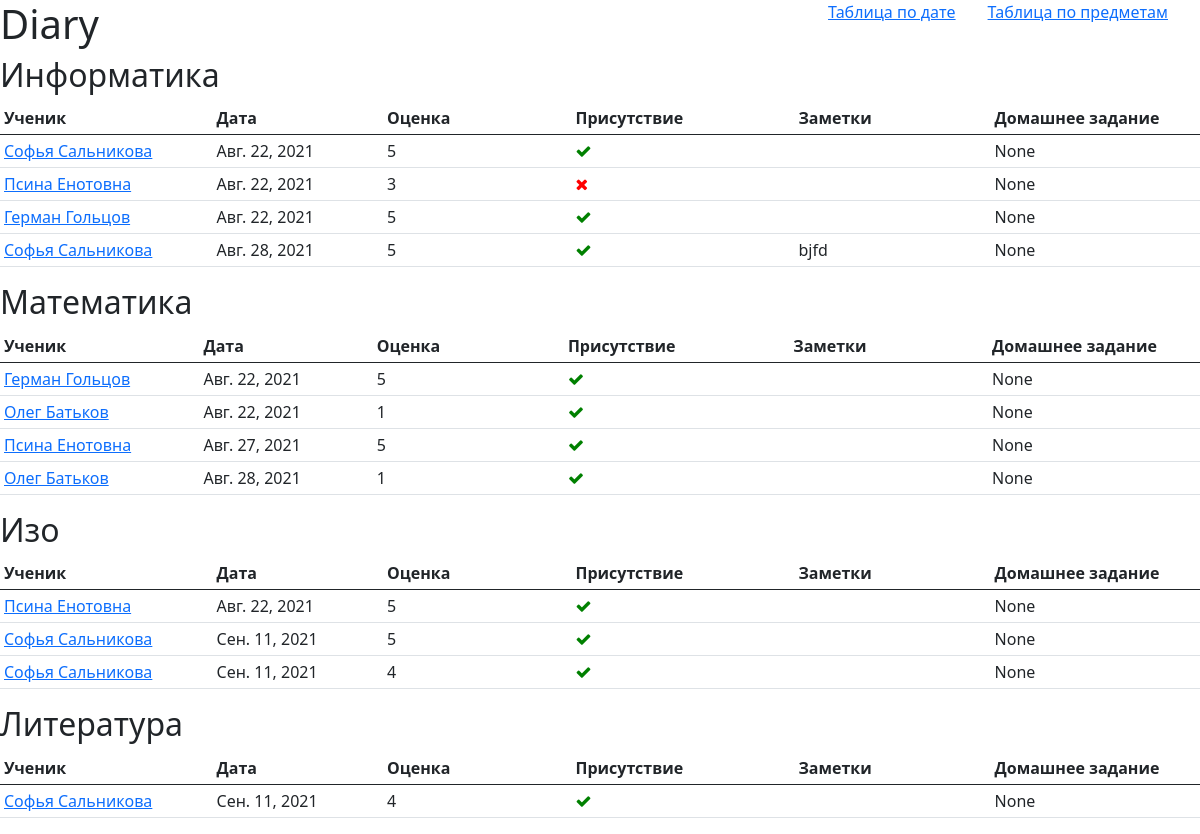
Page /group_subject_diary on the committed database.
### diary/models.py (models this page shows, shortened)
class Diary(models.Model):
    pupil = models.ForeignKey(Pupil, verbose_name='Ученик',
                              on_delete=models.CASCADE, null=True)
    subject = models.ForeignKey(Subject, verbose_name='Предмет',
                                on_delete=models.CASCADE, null=True)
    created_at = models.DateTimeField('Создано', auto_now_add=True)
    updated_at = models.DateTimeField('Обновлено', auto_now=True)
    date = models.DateField('Дата', default=now)
    score = models.IntegerField('Оценка', choices=((5, 5),
                                                        (4, 4),
                                                        (3, 3),
                                                        (2, 2),
                                                        (1, 1)))
    is_present = models.BooleanField('Присутствие', default=False)
    notes = models.TextField('Заметки', null=True, blank=True)
    homework = models.ForeignKey(Homework, verbose_name='Домашнее задание',
                                 on_delete=models.CASCADE, null=True)
    class Meta:
        db_table = 'diaries'
        verbose_name = 'запись в дневнике'
        verbose_name_plural = 'Записи в дневнике'

class Subject(models.Model):
    name = models.CharField('Название', max_length=32)
    def __str__(self):
        return self.name
    class Meta:
        db_table = 'subjects'
        verbose_name = 'предмет'
        verbose_name_plural = 'Предметы'

class Pupil(models.Model):
    name = models.CharField('Имя', max_length=32)
    last_name = models.CharField('Фамилия', max_length=32)
    updated_at = models.DateTimeField('Добавление', auto_now=True)
    def full_name(self):
        return f'{self.name} {self.last_name}'
    class Meta:
        db_table = 'pupils'
        verbose_name = 'ученик'
        verbose_name_plural = 'Ученики'

### diary/views.py (the view)
# urls.py: path('group_subject_diary', DiarySubjectGroupView.as_view()),
class DiarySubjectGroupView(View):
    def get(self, request):
        group_subject_diary = [Diary.objects.filter(subject=_subject) for _subject in
                               Subject.objects.filter(diary__isnull=False).distinct()]
        return render(request, 'diary/diary_subject_group.html', {'group_subject_diary': group_subject_diary})

### diary/templates/diary/diary_subject_group.html (shortened to what this page needs)
{% extends "base.html" %}
{% block body %}
    <a href="/group_subject_diary" class="header" style="margin-left: 2em; float: right; margin-right: 2em">Таблица по предметам </a>
    <a href="/group_date_diary" class="header" style="margin-left: 2em; float: right">Таблица по дате </a>
    <h1>Diary</h1>
    {% for group in group_subject_diary %}
    <h2>{{ group.0.subject }}</h2>
      <table class="table table-sm">
        <thead>
          <tr>
            <th scope="col">Ученик</th>
            <th scope="col">Дата</th>
            <th scope="col">Оценка</th>
            <th scope="col">Присутствие</th>
            <th scope="col">Заметки</th>
            <th score="col">Домашнее задание</th>
          </tr>
        </thead>
        <tbody>
        {% for diary in group %}
          <tr>
            <td><a href="{% url 'pupil' diary.pupil.id %}">{{ diary.pupil.full_name }}</a></td>
            <td>{{ diary.date }}</td>
            <td>{{ diary.score }}</td>
            <td>
              {% if diary.is_present %}
                <i class="fa fa-check">
              {% else %}
                <i class="fa fa-remove">
              {% endif %}
            </td>
            <td>{{ diary.notes }}</td>
            <td>{{ diary.homework }}</td>
          </tr>
        {% endfor %}
        </tbody>
      </table>
      {% endfor %}
{% endblock %}

### rows in the picture
Diary: subject.name "Информатика", pupil.full_name "Софья Сальникова", date "Авг. 22, 2021", score "5", is_present True (drawn), homework "None"
Diary: pupil.full_name "Псина Енотовна", date "Авг. 22, 2021", score "3", is_present False (drawn), homework "None"
Diary: pupil.full_name "Герман Гольцов", date "Авг. 22, 2021", score "5", is_present True (drawn), homework "None"
Diary: pupil.full_name "Софья Сальникова", date "Авг. 28, 2021", score "5", is_present True (drawn), notes "bjfd", homework "None"
Diary: subject.name "Математика", pupil.full_name "Герман Гольцов", date "Авг. 22, 2021", score "5", is_present True (drawn), homework "None"
Diary: pupil.full_name "Олег Батьков", date "Авг. 22, 2021", score "1", is_present True (drawn), homework "None"
Diary: pupil.full_name "Псина Енотовна", date "Авг. 27, 2021", score "5", is_present True (drawn), homework "None"
Diary: pupil.full_name "Олег Батьков", date "Авг. 28, 2021", score "1", is_present True (drawn), homework "None"
Diary: subject.name "Изо", pupil.full_name "Псина Енотовна", date "Авг. 22, 2021", score "5", is_present True (drawn), homework "None"
Diary: pupil.full_name "Софья Сальникова", date "Сен. 11, 2021", score "5", is_present True (drawn), homework "None"
Diary: pupil.full_name "Софья Сальникова", date "Сен. 11, 2021", score "4", is_present True (drawn), homework "None"
Diary: subject.name "Литература", pupil.full_name "Софья Сальникова", date "Сен. 11, 2021", score "4", is_present True (drawn), homework "None"
